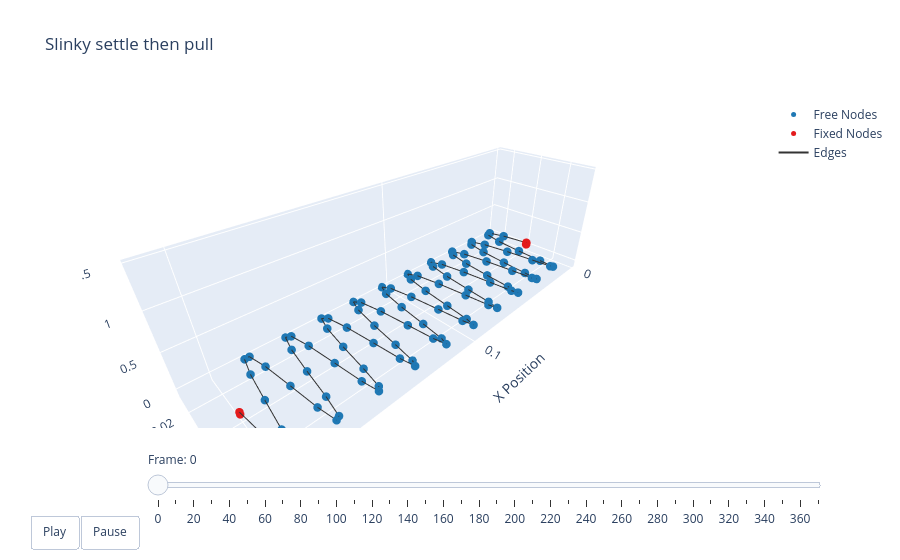

Source (notebook cell):
### Code cell
options = dismech.AnimationOptions(title='Slinky settle then pull', plot_step=10)
fig = dismech.get_interactive_animation_plotly(robots[-1], t_arr, qs, options)
fig.show()

### Figure 1 — Plotly figure (JSON) as saved in the notebook; plotly's stock layout.template omitted (floating-point values rounded to 4 significant figures; data arrays with more than 128 entries replaced by an {"elided": "..."} marker saying what was removed)
{"data": [{"marker": {"color": "#1f78b4", "size": 5}, "mode": "markers", "name": "Free Nodes", "type": "scatter3d", "x": [0.00202, 0.00404, 0.006061, 0.008081, 0.0101, 0.01212, 0.01414, 0.01616, 0.01818, 0.0202, 0.02222, 0.02424, 0.02626, 0.02828, 0.0303, 0.03232, 0.03434, 0.03636, 0.03838, 0.0404, 0.04242, 0.04444, 0.04646, 0.04849, 0.05051, 0.05253, 0.05455, 0.05657, 0.05859, 0.06061, 0.06263, 0.06465, 0.06667, 0.06869, 0.07071, 0.07273, 0.07475, 0.07677, 0.07879, 0.08081, 0.08283, 0.08485, 0.08687, 0.08889, 0.09091, 0.09293, 0.09495, 0.09697, 0.09899, 0.101, 0.103, 0.1051, 0.1071, 0.1091, 0.1111, 0.1131, 0.1152, 0.1172, 0.1192, 0.1212, 0.1232, 0.1253, 0.1273, 0.1293, 0.1313, 0.1333, 0.1354, 0.1374, 0.1394, 0.1414, 0.1434, 0.1455, 0.1475, 0.1495, 0.1515, 0.1535, 0.1556, 0.1576, 0.1596, 0.1616, 0.1636, 0.1657, 0.1677, 0.1697, 0.1717, 0.1737, 0.1758, 0.1778, 0.1798, 0.1818, 0.1838, 0.1859, 0.1879, 0.1899, 0.1919, 0.1939, 0.196, 0.198], "y": [-0.01779, -0.02865, -0.02835, -0.01701, 0.000952, 0.01854, 0.02891, 0.02802, 0.01622, -0.001903, -0.01928, -0.02915, -0.02767, -0.01541, 0.002852, 0.02, 0.02936, 0.02729, 0.01459, -0.003798, -0.0207, -0.02954, -0.02688, -0.01375, 0.00474, 0.02138, 0.02969, 0.02644, 0.01289, -0.005678, -0.02204, -0.02982, -0.02598, -0.01203, 0.006609, 0.02267, 0.02991, 0.02549, 0.01115, -0.007534, -0.02328, -0.02997, -0.02498, -0.01026, 0.008452, 0.02387, 0.03, 0.02444, 0.009361, -0.009361, -0.02444, -0.03, -0.02387, -0.008452, 0.01026, 0.02498, 0.02997, 0.02328, 0.007534, -0.01115, -0.02549, -0.02991, -0.02267, -0.006609, 0.01203, 0.02598, 0.02982, 0.02204, 0.005678, -0.01289, -0.02644, -0.02969, -0.02138, -0.00474, 0.01375, 0.02688, 0.02954, 0.0207, 0.003798, -0.01459, -0.02729, -0.02936, -0.02, -0.002852, 0.01541, 0.02767, 0.02915, 0.01928, 0.001903, -0.01622, -0.02802, -0.02891, -0.01854, -0.000952, 0.01701, 0.02835, 0.02865, 0.01779], "z": [0.02416, 0.008908, -0.009812, -0.02471, -0.02999, -0.02358, -0.007994, 0.01071, 0.02524, 0.02994, 0.02298, 0.007073, -0.01159, -0.02574, -0.02986, -0.02236, -0.006144, 0.01246, 0.02621, 0.02976, 0.02171, 0.005209, -0.01332, -0.02667, -0.02962, -0.02104, -0.004269, 0.01417, 0.02709, 0.02946, 0.02036, 0.003325, -0.015, -0.02748, -0.02926, -0.01965, -0.002377, 0.01582, 0.02785, 0.02904, 0.01892, 0.001427, -0.01662, -0.02819, -0.02879, -0.01817, -0.000476, 0.0174, 0.0285, 0.0285, 0.0174, -0.000476, -0.01817, -0.02879, -0.02819, -0.01662, 0.001427, 0.01892, 0.02904, 0.02785, 0.01582, -0.002377, -0.01965, -0.02926, -0.02748, -0.015, 0.003325, 0.02036, 0.02946, 0.02709, 0.01417, -0.004269, -0.02104, -0.02962, -0.02667, -0.01332, 0.005209, 0.02171, 0.02976, 0.02621, 0.01246, -0.006144, -0.02236, -0.02986, -0.02574, -0.01159, 0.007073, 0.02298, 0.02994, 0.02524, 0.01071, -0.007994, -0.02358, -0.02999, -0.02471, -0.009812, 0.008908, 0.02416]}, {"marker": {"color": "#e31a1c", "size": 5}, "mode": "markers", "name": "Fixed Nodes", "type": "scatter3d", "x": [0.0, 0.0, 0.2, 0.2], "y": [0.0, 0.0, 0.0, 0.0], "z": [0.0, 0.03, 0.03, 0.0]}, {"line": {"color": "#333333", "width": 2}, "mode": "lines", "name": "Edges", "type": "scatter3d", "x": {"elided": "303 float values"}, "y": {"elided": "303 float values"}, "z": {"elided": "303 float values"}}, {"color": "rgba(166, 206, 227, 0.7)", "i": [], "j": [], "k": [], "name": "Faces", "opacity": 0.7, "showscale": false, "type": "mesh3d", "x": [0.0, 0.0, 0.00202, 0.00404, 0.006061, 0.008081, 0.0101, 0.01212, 0.01414, 0.01616, 0.01818, 0.0202, 0.02222, 0.02424, 0.02626, 0.02828, 0.0303, 0.03232, 0.03434, 0.03636, 0.03838, 0.0404, 0.04242, 0.04444, 0.04646, 0.04849, 0.05051, 0.05253, 0.05455, 0.05657, 0.05859, 0.06061, 0.06263, 0.06465, 0.06667, 0.06869, 0.07071, 0.07273, 0.07475, 0.07677, 0.07879, 0.08081, 0.08283, 0.08485, 0.08687, 0.08889, 0.09091, 0.09293, 0.09495, 0.09697, 0.09899, 0.101, 0.103, 0.1051, 0.1071, 0.1091, 0.1111, 0.1131, 0.1152, 0.1172, 0.1192, 0.1212, 0.1232, 0.1253, 0.1273, 0.1293, 0.1313, 0.1333, 0.1354, 0.1374, 0.1394, 0.1414, 0.1434, 0.1455, 0.1475, 0.1495, 0.1515, 0.1535, 0.1556, 0.1576, 0.1596, 0.1616, 0.1636, 0.1657, 0.1677, 0.1697, 0.1717, 0.1737, 0.1758, 0.1778, 0.1798, 0.1818, 0.1838, 0.1859, 0.1879, 0.1899, 0.1919, 0.1939, 0.196, 0.198, 0.2, 0.2], "y": [0.0, 0.0, -0.01779, -0.02865, -0.02835, -0.01701, 0.000952, 0.01854, 0.02891, 0.02802, 0.01622, -0.001903, -0.01928, -0.02915, -0.02767, -0.01541, 0.002852, 0.02, 0.02936, 0.02729, 0.01459, -0.003798, -0.0207, -0.02954, -0.02688, -0.01375, 0.00474, 0.02138, 0.02969, 0.02644, 0.01289, -0.005678, -0.02204, -0.02982, -0.02598, -0.01203, 0.006609, 0.02267, 0.02991, 0.02549, 0.01115, -0.007534, -0.02328, -0.02997, -0.02498, -0.01026, 0.008452, 0.02387, 0.03, 0.02444, 0.009361, -0.009361, -0.02444, -0.03, -0.02387, -0.008452, 0.01026, 0.02498, 0.02997, 0.02328, 0.007534, -0.01115, -0.02549, -0.02991, -0.02267, -0.006609, 0.01203, 0.02598, 0.02982, 0.02204, 0.005678, -0.01289, -0.02644, -0.02969, -0.02138, -0.00474, 0.01375, 0.02688, 0.02954, 0.0207, 0.003798, -0.01459, -0.02729, -0.02936, -0.02, -0.002852, 0.01541, 0.02767, 0.02915, 0.01928, 0.001903, -0.01622, -0.02802, -0.02891, -0.01854, -0.000952, 0.01701, 0.02835, 0.02865, 0.01779, 0.0, 0.0], "z": [0.0, 0.03, 0.02416, 0.008908, -0.009812, -0.02471, -0.02999, -0.02358, -0.007994, 0.01071, 0.02524, 0.02994, 0.02298, 0.007073, -0.01159, -0.02574, -0.02986, -0.02236, -0.006144, 0.01246, 0.02621, 0.02976, 0.02171, 0.005209, -0.01332, -0.02667, -0.02962, -0.02104, -0.004269, 0.01417, 0.02709, 0.02946, 0.02036, 0.003325, -0.015, -0.02748, -0.02926, -0.01965, -0.002377, 0.01582, 0.02785, 0.02904, 0.01892, 0.001427, -0.01662, -0.02819, -0.02879, -0.01817, -0.000476, 0.0174, 0.0285, 0.0285, 0.0174, -0.000476, -0.01817, -0.02879, -0.02819, -0.01662, 0.001427, 0.01892, 0.02904, 0.02785, 0.01582, -0.002377, -0.01965, -0.02926, -0.02748, -0.015, 0.003325, 0.02036, 0.02946, 0.02709, 0.01417, -0.004269, -0.02104, -0.02962, -0.02667, -0.01332, 0.005209, 0.02171, 0.02976, 0.02621, 0.01246, -0.006144, -0.02236, -0.02986, -0.02574, -0.01159, 0.007073, 0.02298, 0.02994, 0.02524, 0.01071, -0.007994, -0.02358, -0.02999, -0.02471, -0.009812, 0.008908, 0.02416, 0.03, 0.0]}], "layout": {"scene": {"camera": {"eye": {"x": 1.225, "y": 1.225, "z": 1.0}}, "xaxis": {"range": [-0.002839, 0.2131], "title": {"text": "X Position"}}, "yaxis": {"range": [-0.03151, 0.03514], "title": {"text": "Y Position"}}, "zaxis": {"range": [-0.1144, 1.53], "title": {"text": "Z Position"}}}, "sliders": [{"currentvalue": {"prefix": "Frame: "}, "steps": [{"args": [["0"], {"frame": {"duration": 50, "redraw": true}, "mode": "immediate"}], "label": "0", "method": "animate"}, {"args": [["1"], {"frame": {"duration": 50, "redraw": true}, "mode": "immediate"}], "label": "10", "method": "animate"}, {"args": [["2"], {"frame": {"duration": 50, "redraw": true}, "mode": "immediate"}], "label": "20", "method": "animate"}, {"args": [["3"], {"frame": {"duration": 50, "redraw": true}, "mode": "immediate"}], "label": "30", "method": "animate"}, {"args": [["4"], {"frame": {"duration": 50, "redraw": true}, "mode": "immediate"}], "label": "40", "method": "animate"}, {"args": [["5"], {"frame": {"duration": 50, "redraw": true}, "mode": "immediate"}], "label": "50", "method": "animate"}, {"args": [["6"], {"frame": {"duration": 50, "redraw": true}, "mode": "immediate"}], "label": "60", "method": "animate"}, {"args": [["7"], {"frame": {"duration": 50, "redraw": true}, "mode": "immediate"}], "label": "70", "method": "animate"}, {"args": [["8"], {"frame": {"duration": 50, "redraw": true}, "mode": "immediate"}], "label": "80", "method": "animate"}, {"args": [["9"], {"frame": {"duration": 50, "redraw": true}, "mode": "immediate"}], "label": "90", "method": "animate"}, {"args": [["10"], {"frame": {"duration": 50, "redraw": true}, "mode": "immediate"}], "label": "100", "method": "animate"}, {"args": [["11"], {"frame": {"duration": 50, "redraw": true}, "mode": "immediate"}], "label": "110", "method": "animate"}, {"args": [["12"], {"frame": {"duration": 50, "redraw": true}, "mode": "immediate"}], "label": "120", "method": "animate"}, {"args": [["13"], {"frame": {"duration": 50, "redraw": true}, "mode": "immediate"}], "label": "130", "method": "animate"}, {"args": [["14"], {"frame": {"duration": 50, "redraw": true}, "mode": "immediate"}], "label": "140", "method": "animate"}, {"args": [["15"], {"frame": {"duration": 50, "redraw": true}, "mode": "immediate"}], "label": "150", "method": "animate"}, {"args": [["16"], {"frame": {"duration": 50, "redraw": true}, "mode": "immediate"}], "label": "160", "method": "animate"}, {"args": [["17"], {"frame": {"duration": 50, "redraw": true}, "mode": "immediate"}], "label": "170", "method": "animate"}, {"args": [["18"], {"frame": {"duration": 50, "redraw": true}, "mode": "immediate"}], "label": "180", "method": "animate"}, {"args": [["19"], {"frame": {"duration": 50, "redraw": true}, "mode": "immediate"}], "label": "190", "method": "animate"}, {"args": [["20"], {"frame": {"duration": 50, "redraw": true}, "mode": "immediate"}], "label": "200", "method": "animate"}, {"args": [["21"], {"frame": {"duration": 50, "redraw": true}, "mode": "immediate"}], "label": "210", "method": "animate"}, {"args": [["22"], {"frame": {"duration": 50, "redraw": true}, "mode": "immediate"}], "label": "220", "method": "animate"}, {"args": [["23"], {"frame": {"duration": 50, "redraw": true}, "mode": "immediate"}], "label": "230", "method": "animate"}, {"args": [["24"], {"frame": {"duration": 50, "redraw": true}, "mode": "immediate"}], "label": "240", "method": "animate"}, {"args": [["25"], {"frame": {"duration": 50, "redraw": true}, "mode": "immediate"}], "label": "250", "method": "animate"}, {"args": [["26"], {"frame": {"duration": 50, "redraw": true}, "mode": "immediate"}], "label": "260", "method": "animate"}, {"args": [["27"], {"frame": {"duration": 50, "redraw": true}, "mode": "immediate"}], "label": "270", "method": "animate"}, {"args": [["28"], {"frame": {"duration": 50, "redraw": true}, "mode": "immediate"}], "label": "280", "method": "animate"}, {"args": [["29"], {"frame": {"duration": 50, "redraw": true}, "mode": "immediate"}], "label": "290", "method": "animate"}, {"args": [["30"], {"frame": {"duration": 50, "redraw": true}, "mode": "immediate"}], "label": "300", "method": "animate"}, {"args": [["31"], {"frame": {"duration": 50, "redraw": true}, "mode": "immediate"}], "label": "310", "method": "animate"}, {"args": [["32"], {"frame": {"duration": 50, "redraw": true}, "mode": "immediate"}], "label": "320", "method": "animate"}, {"args": [["33"], {"frame": {"duration": 50, "redraw": true}, "mode": "immediate"}], "label": "330", "method": "animate"}, {"args": [["34"], {"frame": {"duration": 50, "redraw": true}, "mode": "immediate"}], "label": "340", "method": "animate"}, {"args": [["35"], {"frame": {"duration": 50, "redraw": true}, "mode": "immediate"}], "label": "350", "method": "animate"}, {"args": [["36"], {"frame": {"duration": 50, "redraw": true}, "mode": "immediate"}], "label": "360", "method": "animate"}, {"args": [["37"], {"frame": {"duration": 50, "redraw": true}, "mode": "immediate"}], "label": "370", "method": "animate"}], "transition": {"duration": 0}, "x": 0.1, "y": 0}], "title": {"text": "Slinky settle then pull"}, "updatemenus": [{"buttons": [{"args": [null, {"frame": {"duration": 50, "redraw": true}, "fromcurrent": true}], "label": "Play", "method": "animate"}, {"args": [[null], {"frame": {"duration": 0, "redraw": true}, "mode": "immediate"}], "label": "Pause", "method": "animate"}], "direction": "left", "pad": {"r": 10, "t": 87}, "showactive": false, "type": "buttons", "x": 0.1, "xanchor": "right", "y": 0, "yanchor": "top"}]}}
